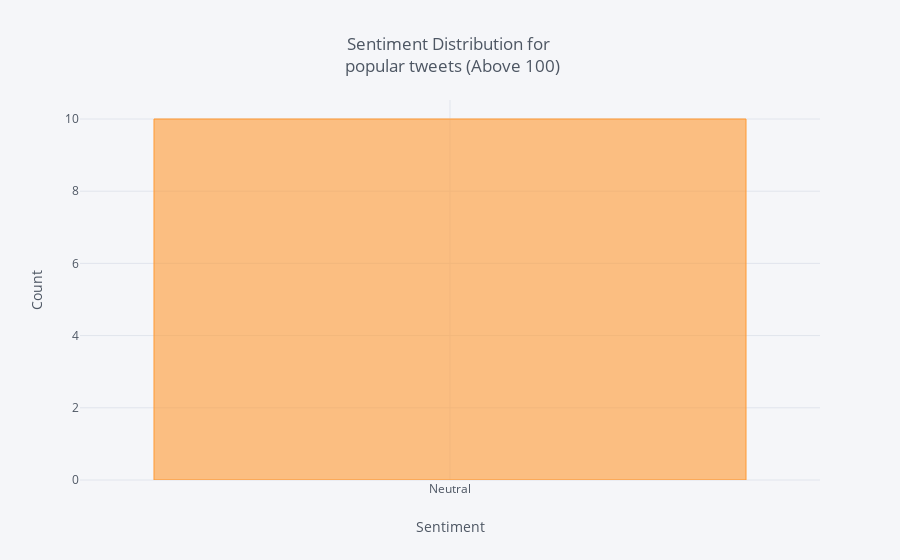

Notebook code cell kept with this figure:
### Code cell
df_popular = df[df['rt_count'] >= 100]
df_popular['Sentiment'].value_counts().iplot(kind='bar', xTitle='Sentiment',
                                    yTitle='Count', title = 'Sentiment Distribution for <br> popular tweets (Above 100)')

### Figure 1 — Plotly figure (JSON) as saved in the notebook; plotly's stock layout.template omitted (floating-point values rounded to 4 significant figures)
{"data": [{"marker": {"color": "rgba(255, 153, 51, 0.6)", "line": {"color": "rgba(255, 153, 51, 1.0)", "width": 1}}, "name": "Sentiment", "orientation": "v", "text": "", "type": "bar", "uid": "7fb866fd-b419-4925-bc0c-24f988bae9a4", "x": ["Neutral"], "y": [10]}], "layout": {"legend": {"bgcolor": "#F5F6F9", "font": {"color": "#4D5663"}}, "paper_bgcolor": "#F5F6F9", "plot_bgcolor": "#F5F6F9", "title": {"font": {"color": "#4D5663"}, "text": "Sentiment Distribution for <br> popular tweets (Above 100)"}, "xaxis": {"gridcolor": "#E1E5ED", "showgrid": true, "tickfont": {"color": "#4D5663"}, "title": {"font": {"color": "#4D5663"}, "text": "Sentiment"}, "zerolinecolor": "#E1E5ED"}, "yaxis": {"gridcolor": "#E1E5ED", "showgrid": true, "tickfont": {"color": "#4D5663"}, "title": {"font": {"color": "#4D5663"}, "text": "Count"}, "zerolinecolor": "#E1E5ED"}}}
